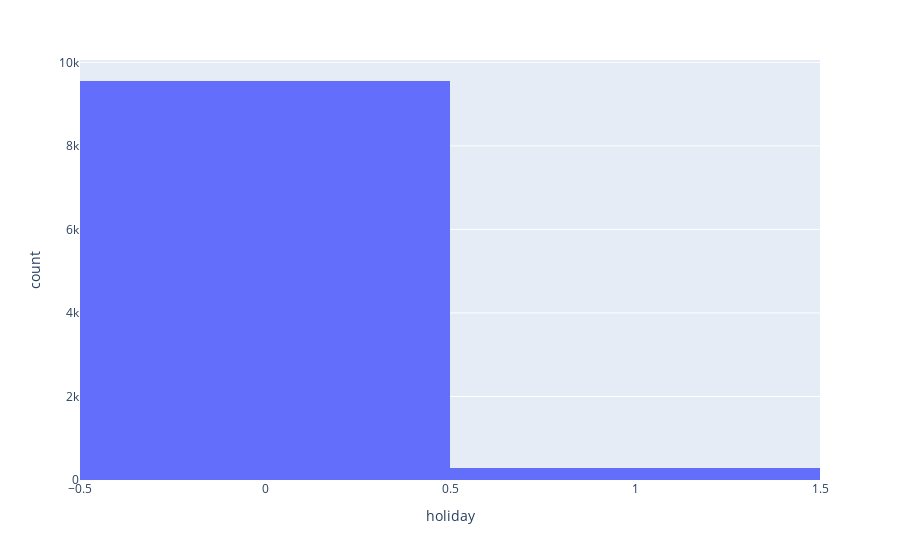

The notebook cell this image was saved under:
### Code cell
px.histogram(df, x = 'holiday')

### Figure 1 — Plotly figure (JSON) as saved in the notebook; plotly's stock layout.template omitted (floating-point values rounded to 4 significant figures; data arrays with more than 128 entries replaced by an {"elided": "..."} marker saying what was removed)
{"data": [{"bingroup": "x", "hovertemplate": "holiday=%{x}<br>count=%{y}<extra></extra>", "legendgroup": "", "marker": {"color": "#636efa", "pattern": {"shape": ""}}, "name": "", "orientation": "v", "showlegend": false, "type": "histogram", "x": {"elided": "10672 float values"}, "xaxis": "x", "yaxis": "y"}], "layout": {"barmode": "relative", "legend": {"tracegroupgap": 0}, "margin": {"t": 60}, "xaxis": {"anchor": "y", "domain": [0, 1], "title": {"text": "holiday"}}, "yaxis": {"anchor": "x", "domain": [0, 1], "title": {"text": "count"}}}}
